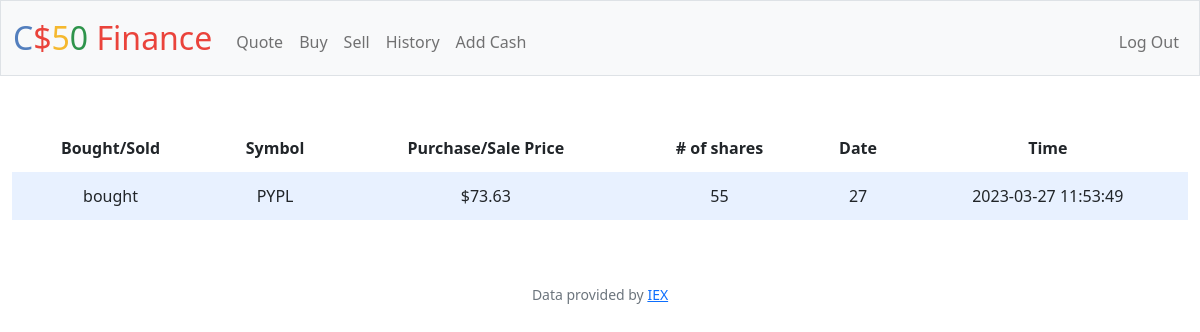
Page /history (signed in) on the earlier database version.
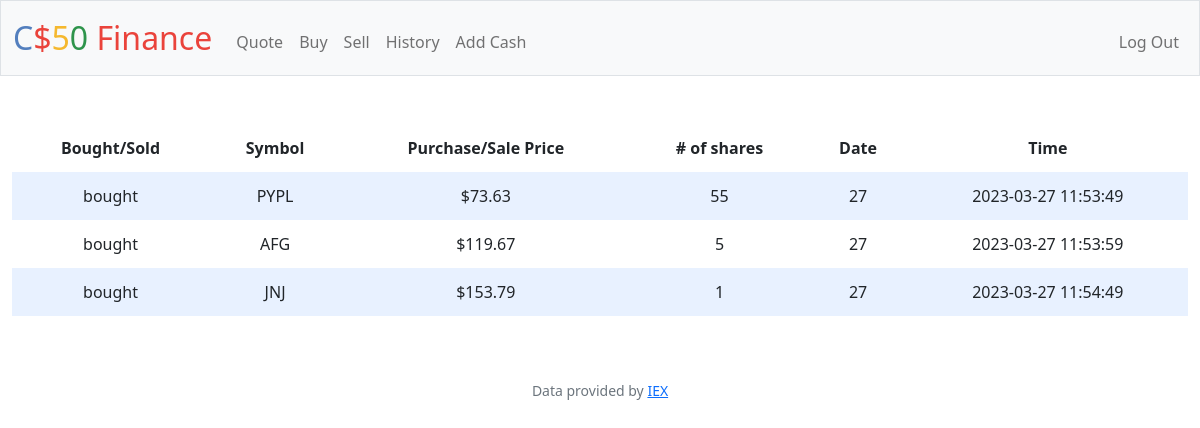
Same page on the later database version.
### tables this page shows
CREATE TABLE history (username TEXT NOT NULL, month INTEGER NOT NULL, bos TEXT NOT NULL, date INTEGER, time INTEGER, company TEXT, nos INTEGER, price INTEGER);

### app.py (the view)
@app.route("/history")
@login_required
def history():
    history = db.execute("SELECT * FROM history WHERE username = ?", u)
    return render_template("history.html", history=history)

### app.py (called while the page is built)
@app.after_request
def after_request(response):
    response.headers["Cache-Control"] = "no-cache, no-store, must-revalidate"
    response.headers["Expires"] = 0
    response.headers["Pragma"] = "no-cache"
    return response

### helpers.py (called while the page is built)
def login_required(f):
    @wraps(f)
    def decorated_function(*args, **kwargs):
        if session.get("user_id") is None:
            return redirect("/login")
        return f(*args, **kwargs)
    return decorated_function

def usd(value):
    return f"${value:,.2f}"

### templates/history.html (shortened to what this page needs)
{% extends "layout.html" %}
{% block main %}
    <table>
        <thead>
            <tr>
                <th>Bought/Sold</th>
                <th>Symbol</th>
                <th>Purchase/Sale Price</th>
                <th># of shares</th>
                <th>Date</th>
                <th>Time</th>
            </tr>
        </thead>
        <tbody>
            {% for histor in history %}
            <tr>
                    <td>{{ histor.bos }}</td>
                    <td>{{ histor.company }}</td>
                    <td>{{ histor.price | usd}}</td>
                    <td>{{ histor.nos }}</td>
                    <td>{{ histor.date }}</td>
                    <td>{{ histor.time }}</td>
            </tr>
            {% endfor %}
        </tbody>
    </table>
{% endblock %}

### templates/layout.html (shortened to what this page needs)
<!DOCTYPE html>
<html lang="en">
    <head>
        <link href="https://cdn.jsdelivr.net/npm/bootstrap@5.1.3/dist/css/bootstrap.min.css" rel="stylesheet">
        <link href="/static/styles.css" rel="stylesheet">
    </head>
    <body>
        <nav class="bg-light border navbar navbar-expand-md navbar-light">
            <div class="container-fluid">
                <a class="navbar-brand" href="/"><span class="blue">C</span><span class="red">$</span><span class="yellow">5</span><span class="green">0</span> <span class="red">Finance</span></a>
                <div class="collapse navbar-collapse" id="navbar">
                    {% if session["user_id"] %}
                        <ul class="navbar-nav me-auto mt-2">
                            <li class="nav-item"><a class="nav-link" href="/quote">Quote</a></li>
                            <li class="nav-item"><a class="nav-link" href="/buy">Buy</a></li>
                            <li class="nav-item"><a class="nav-link" href="/sell">Sell</a></li>
                            <li class="nav-item"><a class="nav-link" href="/history">History</a></li>
                            <li class="nav-item"><a class="nav-link" href="/addcash">Add Cash</a></li>
                        </ul>
                        <ul class="navbar-nav ms-auto mt-2">
                            <li class="nav-item"><a class="nav-link" href="/logout">Log Out</a></li>
                        </ul>
                    {% else %}
                        <ul class="navbar-nav ms-auto mt-2">
                            <li class="nav-item"><a class="nav-link" href="/register">Register</a></li>
                            <li class="nav-item"><a class="nav-link" href="/login">Log In</a></li>
                        </ul>
                    {% endif %}
                </div>
            </div>
        </nav>
        <main class="container-fluid py-5 text-center">
            {% block main %}{% endblock %}
        </main>
        <footer class="mb-5 small text-center text-muted">
            Data provided by <a href="https://iexcloud.io/">IEX</a>
        </footer>
    </body>
</html>

### static/styles.css (style rules this page uses)
nav .navbar-brand { font-size: xx-large; }
table { background-color: transparent; margin-bottom: 1rem; width: 100%; }
table th, table td { padding: 0.75rem; vertical-align: middle; }
tbody tr:nth-of-type(odd) { background-color: rgb(179, 208, 255, 0.3) }
nav .navbar-brand .blue { color: #537fbe; }
nav .navbar-brand .red { color: #ea433b; }
nav .navbar-brand .yellow { color: #f5b82e; }
nav .navbar-brand .green { color: #2e944b; }

Differences in the rows shown:
added history: bos "bought", company "AFG", price "$119.67", nos "5", date "27", time "2023-03-27 11:53:59"
added history: bos "bought", company "JNJ", price "$153.79", nos "1", date "27", time "2023-03-27 11:54:49"
